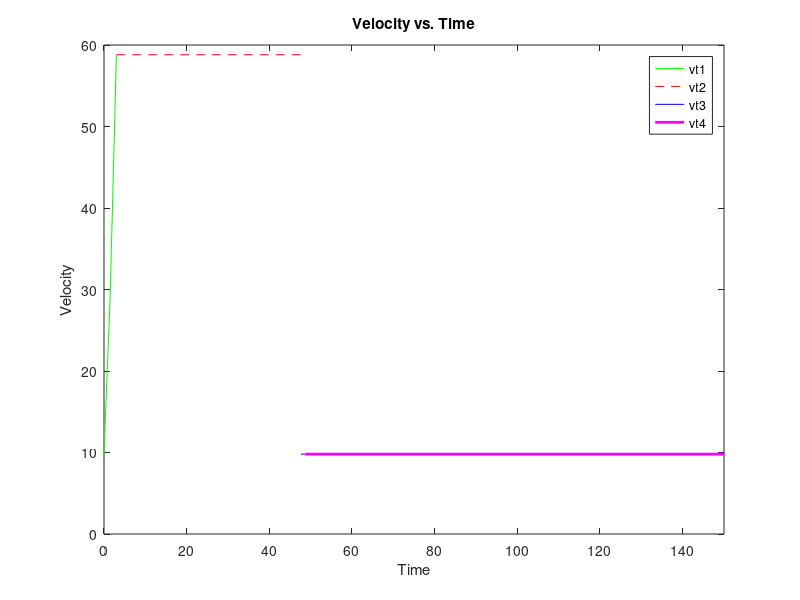
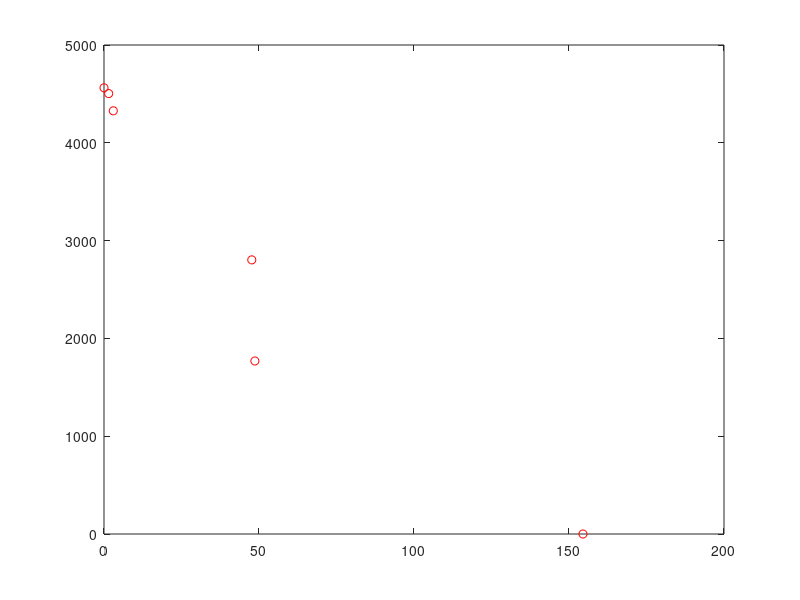

MATLAB code for these plots, in order:
%Skydiving Simulation

clc
close all
clear all

%% User Information

prompt = {'Enter Starting Jump Height in ft: ','Enter your height in inches: ','Enter your weight in kg: '};
dlg_title = 'Skydiving Simulation User Jump Info';
num_lines = 1;
defans = {'15000','70','70'};
answer = inputdlg(prompt,dlg_title,num_lines,defans);

h=str2num(answer{1})*0.3048; %Jump Height in m
height=str2num(answer{1});
jh=str2num(answer{2})*0.0254; %Jumper's Height in m
m=str2num(answer{3}); %Jumper's Weight in kg

prompt2 = {'Enter Parachute Release Height: '};
dlg_title2 = 'Parachute Info';
num_lines2=1;
defaultans2 = {'5000'};
answer2 = inputdlg(prompt2,dlg_title2,num_lines2,defaultans2);
pheight=str2num(answer2{1});
ph=str2num(answer2{1})*0.3048;

% make sure user pulls parachute at 5000 ft
if ph < 1524;
h = msgbox('Pulled the parachute too low. Serious Injury is possible. Enter value over 5000 ft','Error');
disp(h);
end

%% Constants and Equations for Jumper

g=9.8; %Gravity m/s^2
A=jh*0.4572; %ft^2 SA of human
c=1.2; % Drag coefficient of a human

%% Conditional Variables

%Conditional Air Densities kg/m^3
if (h > 0 ) && (h <= 1524)
p= 1.1865;
elseif (h >1524) && (h <3048)
p=0.95815;
elseif (h >3048) && (h<4572)
else
p=0.6061;
end



%% Initial Jump > Terminal V1

ydis1=0;
vo=0;
%vt=sqrt((2*m*g)/(c*p*A)); %solving for terminal
t1=0;
y1=[];
yd1=[];

for t=1:10000
vt1=vo+g*t;
vo=vt1;
ydis1=ydis1+(vt1*t);
t1=t1+1;
y1=[y1,vt1];
yd1=[yd1,ydis1];
if vt1>=sqrt((2*m*g)/(c*p*A))
break
end
end


%% Part 2 (Terminal Velocity to Pulling the Parachute
           
           ydis2=h-ydis1-ph;
           t2=ydis2/vt1;
           
           %% Constants for parachute
           
           Cd=1.75; %given drag coefficient of parachute
           SA= 135*(0.3048)^2; %given surface area of parachute m^2
           
           %% Part 3 Parachute to 2nd terminal Velocity
           
           ydis3=0;
           vo2=0;
           %vtp=sqrt((2*m*g)/(Cd*0.8225*SA)); %solving for terminal
           t3=0;
           y3=[];
           yd3=[];
           
           for t=1:1000
           vt2=vo2+g*t;
           vo2=vt2;
           ydis3=ydis3+(vt2*t);
           t3=t3+1;
           y3=[y3,vt2];
           yd3=[yd3,ydis3];
           if vt2>=sqrt((2*m*g)/(Cd*0.8225*SA))
           break
           end
           end
           te=t2+t3;
           
           %% Part 4
           
           ydis4=h-ydis1-ydis2-ydis3;
           t4=ydis4/vt2;
           %% Plotting
           
           Ttotal=t1+t2+t3+t4;
           Tmins=floor(Ttotal/60);
           Tsecs=((Ttotal/60)-Tmins)*100;
           x1=linspace(0,t1,3);
           x2=linspace(t1,t2,3);
           y2=[vt1 vt1 vt1];
           x3=linspace(t2,te,3);
           y3=[y3 y3 y3];
           x4=linspace(te,t4,3);
           y4=[vt2 vt2 vt2];
           
           figure('Name','Velocity vs. Time') %velocity time graph
           plot(x1,y1,'g-',x2,y2,'r--',x3,y3,'b',x4,y4,'m-','LineWidth',2)
           xlim([0 150])
           title('Velocity vs. Time')
           xlabel('Time')
           ylabel('Velocity')
           legend('vt1','vt2','vt3','vt4','Location','northeast')
           hold on
           
           tx1=linspace(0,t1,3);
           py1=[h-yd1];
           tx2=linspace(t1,t2,3);
           py2=linspace(h-ydis1,ydis2,3);
           tx3=linspace(t2,te,3);
           py3=linspace(ydis2,h-ydis2,3);
           tx4=linspace(te,t4,3);
           py4=linspace(h-ydis2,0,3);
           
           % figure('Name','Position vs. Time') %position time graph
           % plot(tx1,py1,'c-',tx2,py2,'r--',tx3,py3,'b',tx4,py4,'k-','LineWidth',2)
           % title('Position vs. Time')
           % xlabel('Time')
           % ylabel('Position')
           % legend('ydis1','ydis2','ydis3','ydis4','Location','south')
           
           
           %% animation
           
           figure('Name','Position vs. Time Animation')
           xlabel('Position')
           ylabel('Time')
           title('Position v. Time')
           for i=1:length(tx4)
           for i=1:length(tx1)
           plot(tx1(i),py1(i),'ro--')
           hold on
           pause(2)
           end
           
           for i=length(tx1):length(tx2)
           plot(tx2(i),py2(i),'ro')
           hold on
           pause(2)
           end
           
           for i=length(tx2):length(tx3)
           plot(tx3(i),py3(i),'ro--')
           hold on
           pause(2)
           end
           
           for i=length(tx3):length(tx4)
           plot(tx4(i),py4(i),'ro')
           hold on
           pause(2)
           end
           break
           end
           %% Output
           fprintf('During this jump from %d feet, the parachute is pulled at %d feet, it would take the user %d minutes and %d seconds to land', height, pheight,Tmins,Tsecs)
